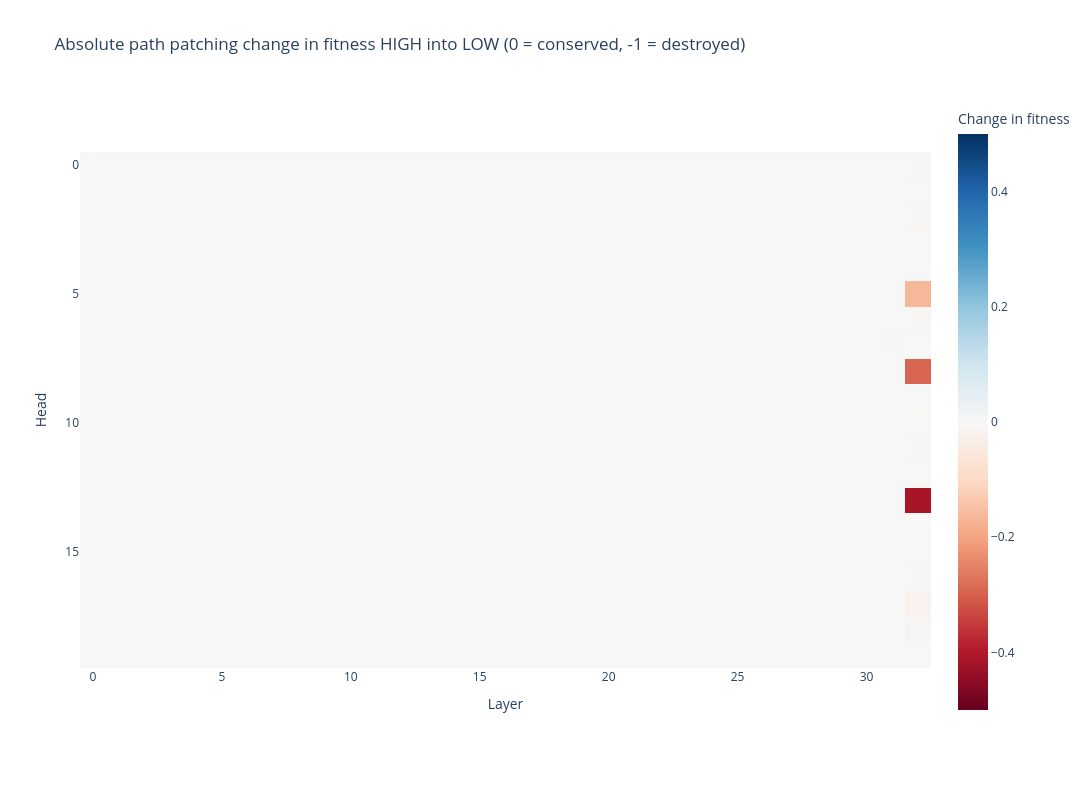

The notebook cell saved with this chart:
### Code cell
imshow(
    abs_patch_head.T,
    labels={"x": "Layer", "y": "Head", "color": "Change in fitness"},
    title="Absolute path patching change in fitness HIGH into LOW (0 = conserved, -1 = destroyed)",
    width=1200,
    height=800,
    range_color=(-0.5,0.5)
)

### Figure 1 — Plotly figure (JSON) as saved in the notebook; plotly's stock layout.template omitted (floating-point values rounded to 4 significant figures; data arrays with more than 128 entries replaced by an {"elided": "..."} marker saying what was removed)
{"data": [{"coloraxis": "coloraxis", "hovertemplate": "Layer: %{x}<br>Head: %{y}<br>Change in fitness: %{z}<extra></extra>", "name": "0", "type": "heatmap", "xaxis": "x", "yaxis": "y", "z": {"elided": "20x33 float values"}}], "layout": {"coloraxis": {"autocolorscale": false, "cmax": 0.5, "cmid": 0, "cmin": -0.5, "colorbar": {"title": {"text": "Change in fitness"}}, "colorscale": [[0, "rgb(103,0,31)"], [0.1, "rgb(178,24,43)"], [0.2, "rgb(214,96,77)"], [0.3, "rgb(244,165,130)"], [0.4, "rgb(253,219,199)"], [0.5, "rgb(247,247,247)"], [0.6, "rgb(209,229,240)"], [0.7, "rgb(146,197,222)"], [0.8, "rgb(67,147,195)"], [0.9, "rgb(33,102,172)"], [1, "rgb(5,48,97)"]]}, "height": 800, "title": {"text": "Absolute path patching change in fitness HIGH into LOW (0 = conserved, -1 = destroyed)"}, "width": 1200, "xaxis": {"anchor": "y", "constrain": "domain", "domain": [0, 1], "scaleanchor": "y", "title": {"text": "Layer"}}, "yaxis": {"anchor": "x", "autorange": "reversed", "constrain": "domain", "domain": [0, 1], "title": {"text": "Head"}}}}
